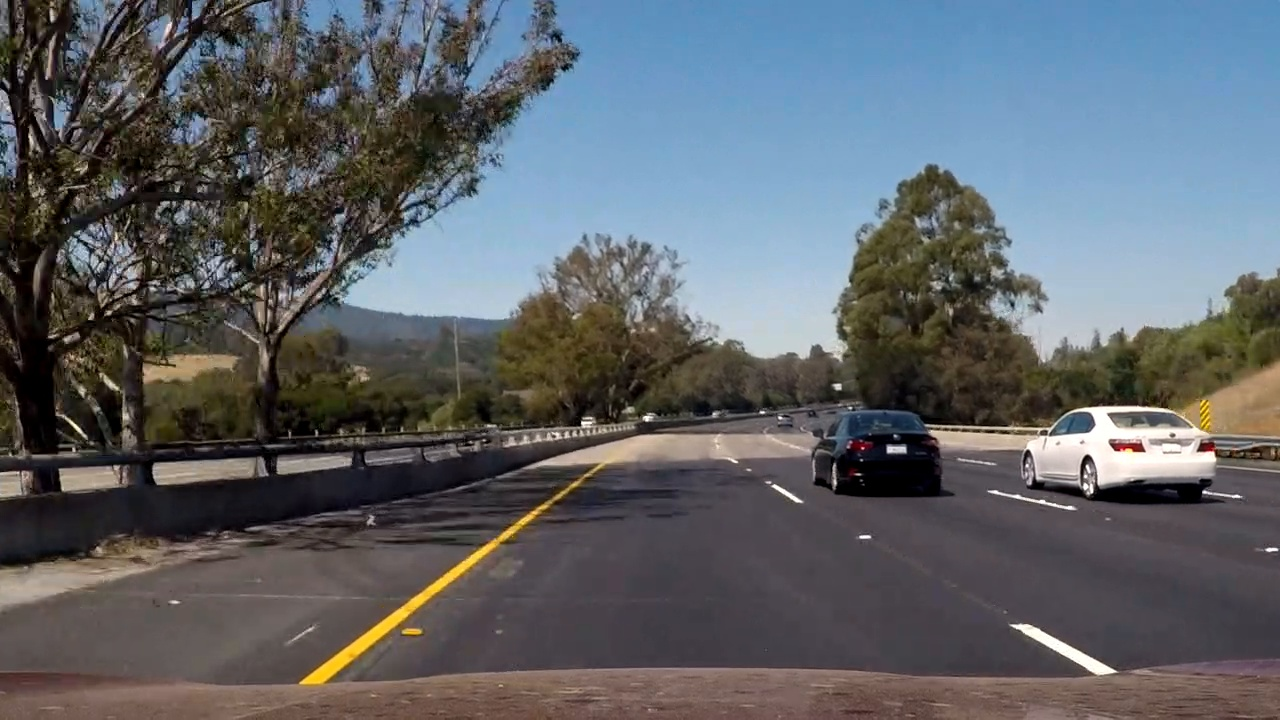
#> input picture writeup/frame_015.jpg, 1280 x 720 px
$ python -i feature.py   (imports and definitions only)
#> lines starting #> are read from the running program, lines starting #| are printed output that depends on the picture
import numpy as np
import cv2
from skimage.feature import hog


def get_hog_features(img, orient, pix_per_cell, cell_per_block, vis=False, feature_vec=True):
    """
    Extracts HOG (Histogram of Oriented Gradients) features
    :param img: The input image
    :param orient: The number of orientations on the histogram
    :param pix_per_cell: 2-tuple specifying the size of each cell
    :param cell_per_block: 2-tuple defining the area (in cells) over which normalization is performed
    :param vis: boolean to compute an image visualization as well
    :param feature_vec: boolean to unroll all features
    :return: The feature vector (and an image if vis)
    """
    if vis:
        features, hog_image = hog(img, orientations=orient, pixels_per_cell=(pix_per_cell, pix_per_cell),
                                  cells_per_block=(cell_per_block, cell_per_block), transform_sqrt=True,
                                  visualise=vis, feature_vector=feature_vec, block_norm='L2-Hys')
        return features, hog_image
    else:
        features = hog(img, orientations=orient, pixels_per_cell=(pix_per_cell, pix_per_cell),
                       cells_per_block=(cell_per_block, cell_per_block), transform_sqrt=True,
                       visualise=vis, feature_vector=feature_vec, block_norm='L2-Hys')
        return features


def convert_color(img, cspace):
    """
    Converts color space from RGB to cspace
    :param img: The original image
    :param cspace: The target color space
    :return: The converted image
    """
    if cspace == 'HSV':
        feature_image = cv2.cvtColor(img, cv2.COLOR_RGB2HSV)
    elif cspace == 'LUV':
        feature_image = cv2.cvtColor(img, cv2.COLOR_RGB2LUV)
    elif cspace == 'HLS':
        feature_image = cv2.cvtColor(img, cv2.COLOR_RGB2HLS)
    elif cspace == 'YUV':
        feature_image = cv2.cvtColor(img, cv2.COLOR_RGB2YUV)
    elif cspace == 'YCrCb':
        feature_image = cv2.cvtColor(img, cv2.COLOR_RGB2YCrCb)
    elif cspace == 'RGB' or cspace == 'Keep':
        feature_image = np.copy(img)
    else:
        raise ValueError("Unknown color_space", cspace)
    return feature_image


def bin_spatial(img, size=(32, 32)):
    """
    Computes binned color features
    :param img: The target color image (any color space)
    :param size: Tuple with the size of binning
    :return: The feature vector
    """
    features = cv2.resize(img, size).ravel()
    return features


def color_hist(img, nbins=32, bins_range=(0, 256)):
    """
    Computes color histogram features for each channel
    :param img: The target color image
    :param nbins: The number of bins for each channel histogram
    :param bins_range: The range of the pixel values
    :return: The feature vector for all channels concatenated
    """
    channel1_hist = np.histogram(img[:, :, 0], bins=nbins, range=bins_range)
    channel2_hist = np.histogram(img[:, :, 1], bins=nbins, range=bins_range)
    channel3_hist = np.histogram(img[:, :, 2], bins=nbins, range=bins_range)
    hist_features = np.concatenate((channel1_hist[0], channel2_hist[0], channel3_hist[0]))
    return hist_features


def extract_features(img, cspace='RGB', spatial_size=(32, 32), hist_bins=32, orient=9, pix_per_cell=8,
                     cell_per_block=2, hog_channel=0, spatial_feat=True, hist_feat=True, hog_feat=True):
    """
    Extracts spatial, histogram and HOG features and combine them all in a feature vector
    :param img: The target image
    :param cspace: The color space to work the image
    :param spatial_size: For bin_spatial
    :param hist_bins: For color_hist
    :param orient: For get_hog_features
    :param pix_per_cell: For get_hog_features
    :param cell_per_block: For get_hog_features
    :param hog_channel: For get_hog_features
    :param spatial_feat: Bool for use spatial binning
    :param hist_feat: Bool for use color histogram binning
    :param hog_feat: Bool for use HOG features
    :return: A concatenated features vector
    """
    file_features = []
    feature_image = convert_color(img, cspace)

    if spatial_feat:
        spatial_features = bin_spatial(feature_image, size=spatial_size)
        file_features.append(spatial_features)
    if hist_feat:
        hist_features = color_hist(feature_image, nbins=hist_bins)
        file_features.append(hist_features)
    if hog_feat:
        if hog_channel == 'ALL':
            hog_features = []
            for channel in range(feature_image.shape[2]):
                hog_features.append(get_hog_features(feature_image[:, :, channel], orient, pix_per_cell,
                                                     cell_per_block, vis=False, feature_vec=True))
            hog_features = np.ravel(hog_features)
        else:
            hog_features = get_hog_features(feature_image[:, :, hog_channel], orient, pix_per_cell,
                                            cell_per_block, vis=False, feature_vec=True)
        file_features.append(hog_features)
    return np.concatenate(file_features)

>>> import cv2
>>> picture = cv2.cvtColor(cv2.imread('writeup/frame_015.jpg'), cv2.COLOR_BGR2RGB)
>>> result = extract_features(picture)
#> in bin_spatial, `features = cv2.resize(img, size).ravel()`: features = 3072 values, max 255 at index 1809, min 0 at index 683, mean 99.22
#> in extract_features, `spatial_features = bin_spatial(feature_image, size=spatial_size)`: spatial_features has the same summary as features in bin_spatial
#> in color_hist, `hist_features = np.concatenate((channel1_hist[0], channel2_hist[0], ch..`: hist_features = 96 values, max 111772 at index 73, min 804 at index 59, mean 28800
#> in get_hog_features, `features = hog(img, orientations=orient, pixels_per_cell=(pix_per_cell..`:
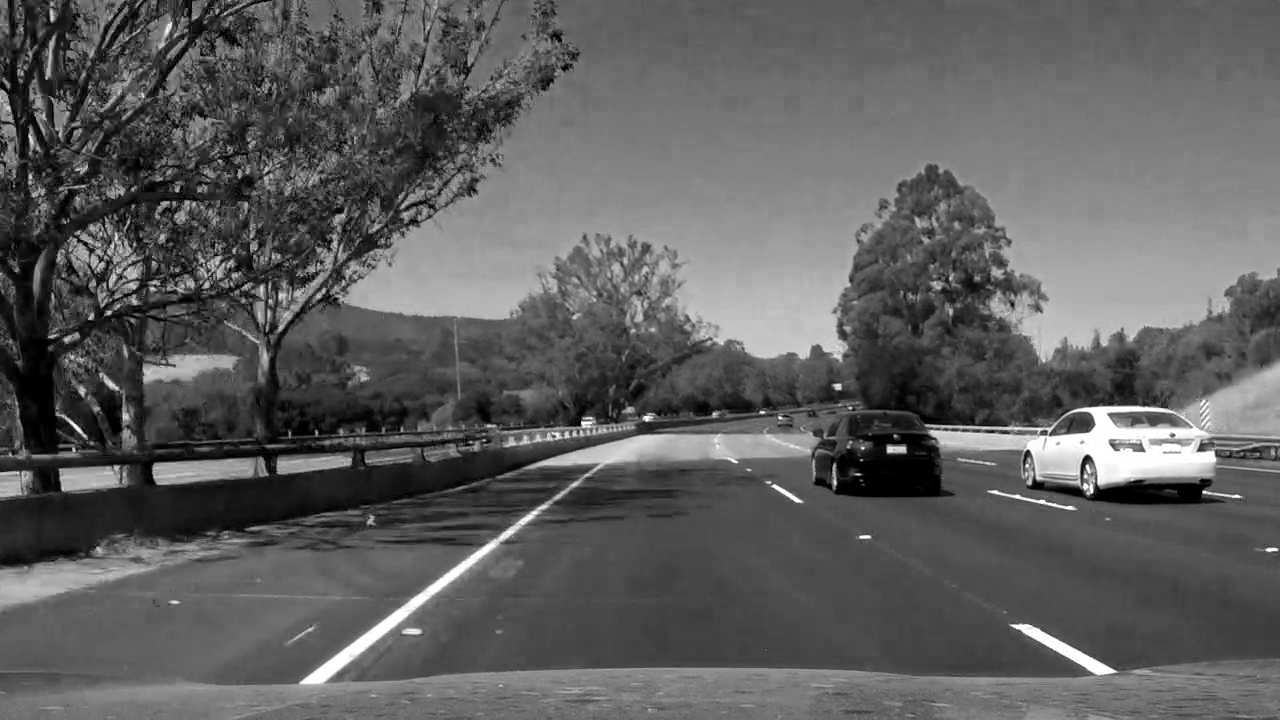
#> img: shape (720, 1280); min 0, max 255, mean 94.7
